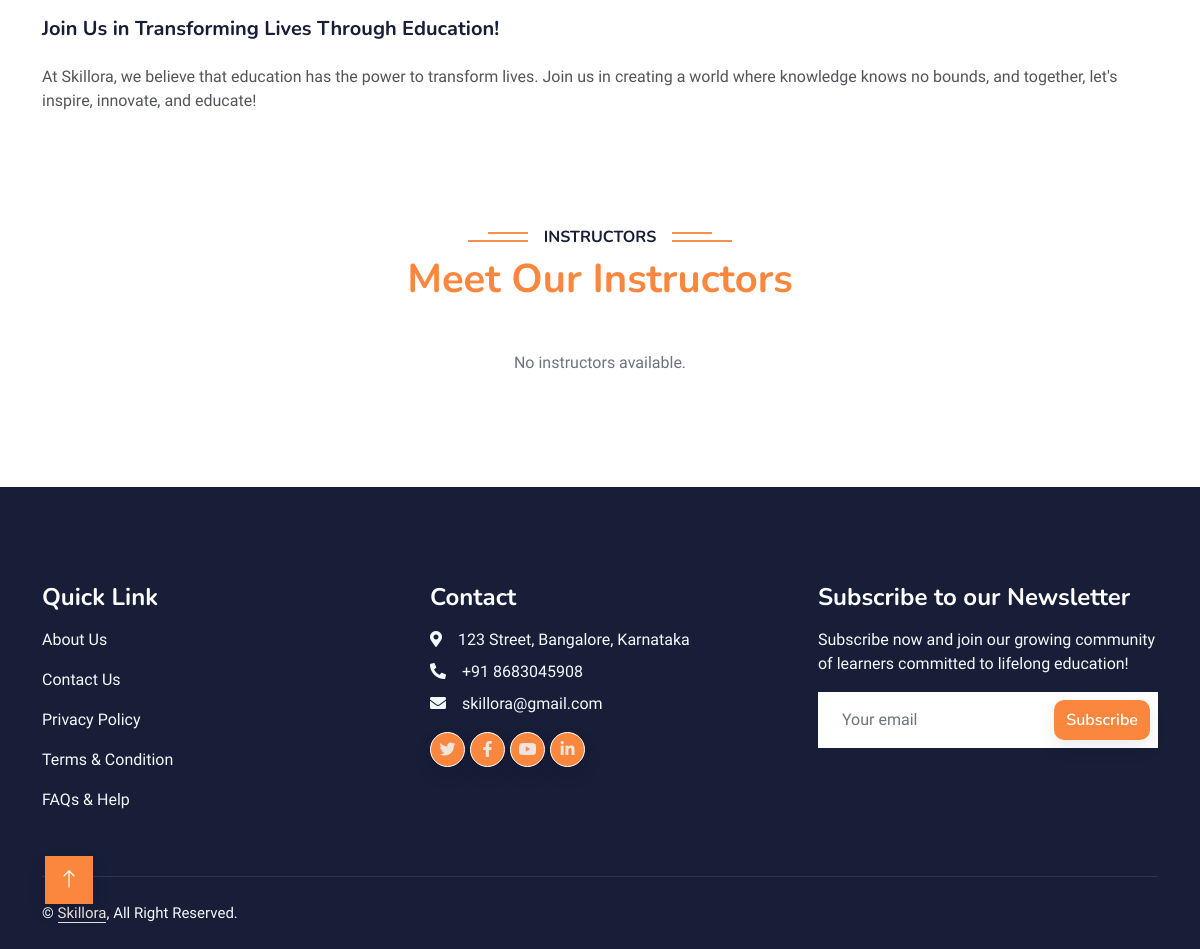
Page /instructors/ (lower part) on the earlier database version.
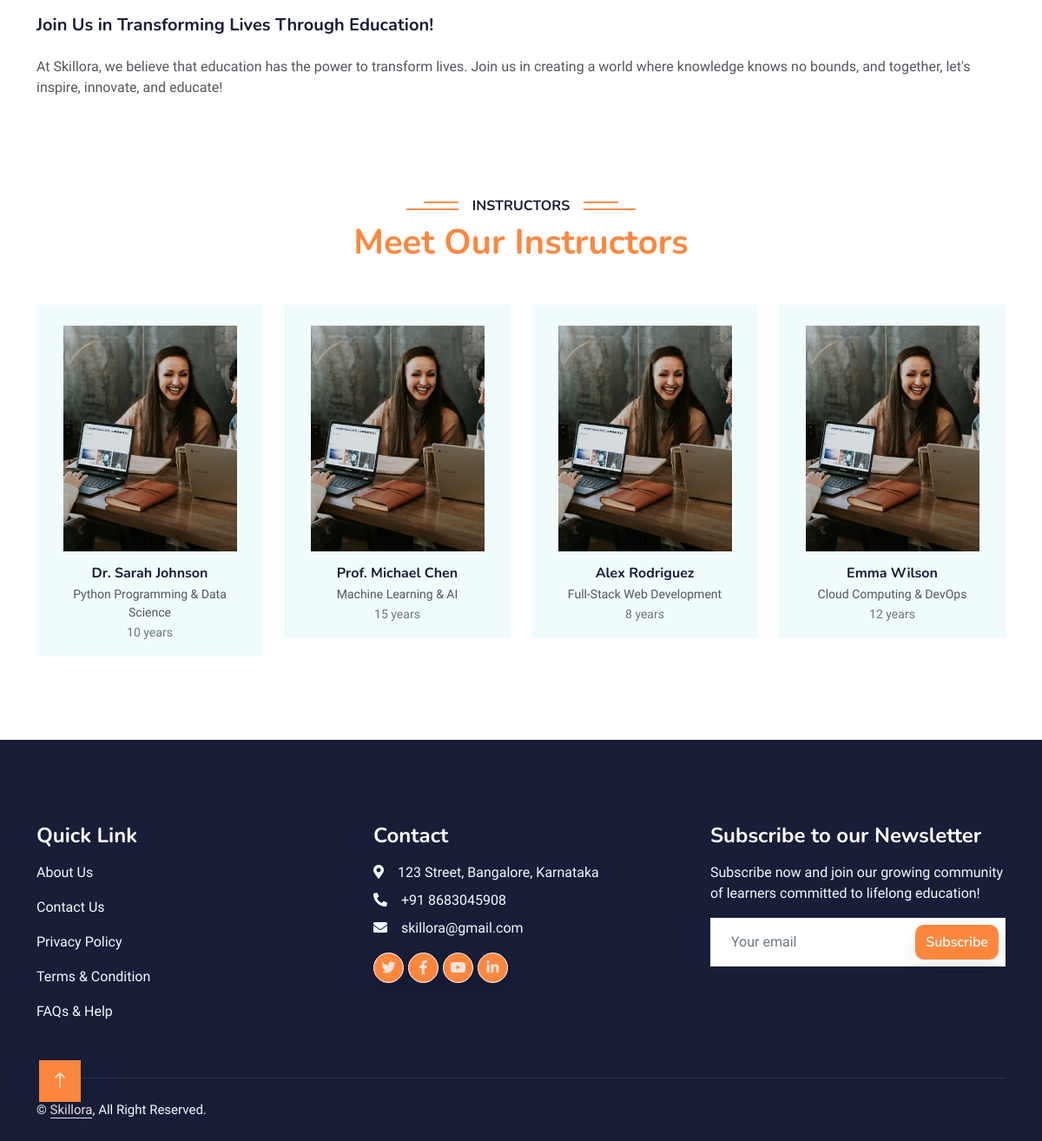
Same page on the later database version.
### skillora_app/models.py (models this page shows, shortened)
class Instructor(models.Model):
    name = models.CharField(max_length=100)
    bio = models.TextField()
    image = models.ImageField(upload_to='instructors/', null=True, blank=True)
    specialization = models.CharField(max_length=100)
    experience_years = models.IntegerField()
    rating = models.DecimalField(max_digits=3, decimal_places=2, default=0.00)

### skillora_app/views.py (the view)
# urls.py: path('instructors/', views.instructors, name='instructors'),
def instructors(request):
    instructors = Instructor.objects.all()
    context = {
        'instructors': instructors,
    }
    return render(request, 'instructor.html', context)

### templates/instructor.html (shortened to what the changed rows need)
{% load static %}
<!DOCTYPE html>
<html lang="en">
<head>
    <link href="https://cdnjs.cloudflare.com/ajax/libs/font-awesome/5.10.0/css/all.min.css" rel="stylesheet">
    <link href="https://cdn.jsdelivr.net/npm/bootstrap-icons@1.4.1/font/bootstrap-icons.css" rel="stylesheet">
    <link href="{% static 'lib/animate/animate.min.css' %}" rel="stylesheet">
    <link href="{% static 'lib/owlcarousel/assets/owl.carousel.min.css' %}" rel="stylesheet">
    <link href="{% static 'css/bootstrap.min.css' %}" rel="stylesheet">
    <link href="{% static 'css/style.css' %}" rel="stylesheet">
</head>
<body>
    <div class="container-xxl py-5">
        <div class="container">
            <div class="text-center wow fadeInUp" data-wow-delay="0.1s">
                <h1 class="mb-5" style="color: #fb873f;">Meet Our Instructors</h1>
            </div>
            <div class="row g-4">
                {% if instructors %}
                    {% for inst in instructors %}
                    <div class="col-lg-3 col-md-6 wow fadeInUp" data-wow-delay="0.1s">
                        <div class="team-item bg-light">
                            <div class="overflow-hidden text-center pt-4">
                                {% if inst.image %}
                                    <img class="img-fluid" src="{{ inst.image.url }}" alt="{{ inst.name }}" style="height: 260px; width: 200px; object-fit: cover;">
                                {% else %}
                                    <img class="img-fluid" src="{% static 'img/instructor-1.jpg' %}" alt="{{ inst.name }}" style="height: 260px; width: 200px; object-fit: cover;">
                                {% endif %}
                            </div>
                            <div class="text-center p-3">
                                <h6 class="mb-1">{{ inst.name }}</h6>
                                <small class="d-block">{{ inst.specialization }}</small>
                                <small class="text-muted">{{ inst.experience_years }} years</small>
                            </div>
                        </div>
                    </div>
                    {% endfor %}
                {% else %}
                    <div class="col-12 text-center">
                        <p class="text-muted">No instructors available.</p>
                    </div>
                {% endif %}
            </div>
        </div>
    </div>
</body>
</html>

Differences in the rows shown:
added Instructor: name "Dr. Sarah Johnson", specialization "Python Programming & Data Science", experience_years "10"
added Instructor: name "Prof. Michael Chen", specialization "Machine Learning & AI", experience_years "15"
added Instructor: name "Alex Rodriguez", specialization "Full-Stack Web Development", experience_years "8"
added Instructor: name "Emma Wilson", specialization "Cloud Computing & DevOps", experience_years "12"
Other differences:
text no longer shown: "No instructors available."
